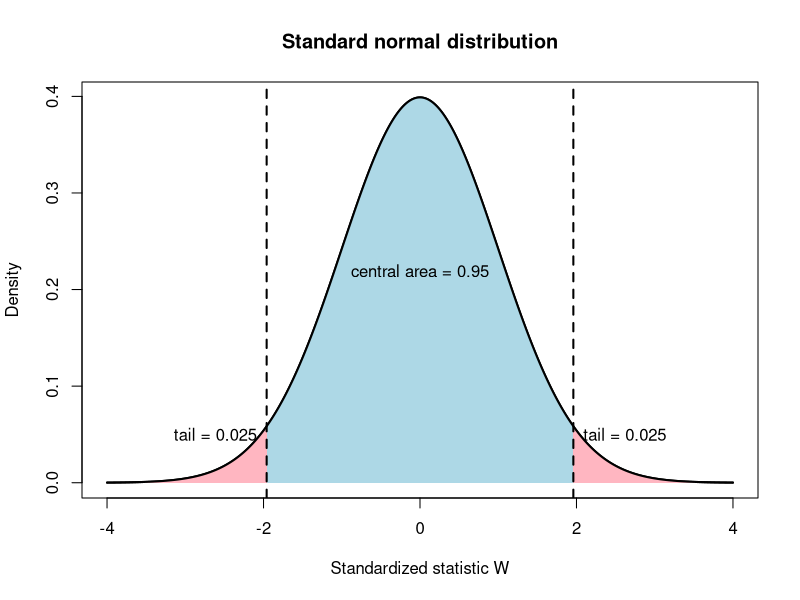
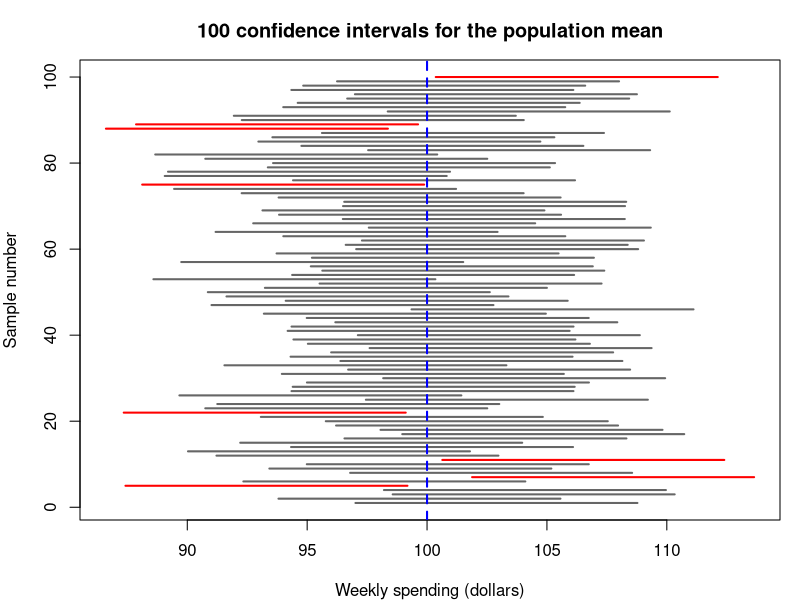

Generate these figures, in order, with R:
## ---- chunk 1
knitr::opts_chunk$set(
  echo = TRUE,
  message = FALSE,
  warning = FALSE,
  comment = "",
  collapse = TRUE,
  fig.align = "center",
  fig.width = 6.5,
  fig.height = 4,
  fig.retina = 2
)
## ---- chunk 2
# Draw a standardized distribution with a central confidence region and two tails.
plot_standardized_interval <- function(distribution = c("normal", "t"),
                                       df = NULL,
                                       confidence = 0.95,
                                       main = "") {
  # Match the requested distribution and compute the noncoverage probability.
  distribution <- match.arg(distribution)
  alpha <- 1 - confidence

  # Find the upper critical value for the requested distribution.
  critical <- if (distribution == "normal") {
    qnorm(1 - alpha / 2)
  } else {
    qt(1 - alpha / 2, df = df)
  }

  # Build a grid of x-values and evaluate the density on that grid.
  x <- if (distribution == "normal") {
    seq(-4, 4, length.out = 1000)
  } else {
    seq(-5, 5, length.out = 1000)
  }
  density <- if (distribution == "normal") dnorm(x) else dt(x, df = df)

  # Plot the density curve with labeled axes.
  plot(
    x,
    density,
    type = "l",
    lwd = 2,
    xlab = "Standardized statistic W",
    ylab = "Density",
    main = main
  )

  # Shade the lower tail.
  lower_x <- seq(min(x), -critical, length.out = 200)
  lower_y <- if (distribution == "normal") dnorm(lower_x) else dt(lower_x, df = df)
  polygon(
    c(lower_x, rev(lower_x)),
    c(rep(0, length(lower_x)), rev(lower_y)),
    col = "lightpink",
    border = NA
  )

  # Shade the upper tail.
  upper_x <- seq(critical, max(x), length.out = 200)
  upper_y <- if (distribution == "normal") dnorm(upper_x) else dt(upper_x, df = df)
  polygon(
    c(upper_x, rev(upper_x)),
    c(rep(0, length(upper_x)), rev(upper_y)),
    col = "lightpink",
    border = NA
  )

  # Shade the central confidence region.
  central_x <- seq(-critical, critical, length.out = 300)
  central_y <- if (distribution == "normal") dnorm(central_x) else dt(central_x, df = df)
  polygon(
    c(central_x, rev(central_x)),
    c(rep(0, length(central_x)), rev(central_y)),
    col = "lightblue",
    border = NA
  )

  # Redraw the density curve and mark the two critical values.
  lines(x, density, lwd = 2)
  abline(v = c(-critical, critical), lty = 2, lwd = 2)

  # Label the central area and the two tails.
  text(0, max(density) * 0.55, labels = paste0("central area = ", confidence))
  text(-critical, max(density) * 0.12, labels = paste0("tail = ", alpha / 2), pos = 2)
  text(critical, max(density) * 0.12, labels = paste0("tail = ", alpha / 2), pos = 4)
}

# Draw a standard normal distribution with a 95% central region.
plot_standardized_interval(
  distribution = "normal",
  confidence = 0.95,
  main = "Standard normal distribution"
)
## ---- chunk 3
# Set a seed so the simulation is reproducible.
set.seed(390)

# Specify the population mean and standard deviation.
mu <- 100      # true population mean used to check coverage
sigma <- 15    # population standard deviation

# Use samples of size 25 and a 95% confidence level.
n <- 25                # sample size for each simulated interval
z_star <- qnorm(0.975)  # 95% standard normal critical value

# Draw 1,000 sample means from a normal population.
sample_means <- replicate(1000, mean(rnorm(n, mean = mu, sd = sigma)))

# Compute the standard error and the margin of error.
standard_error <- sigma / sqrt(n)        # standard error of the sample mean
margin_of_error <- z_star * standard_error  # 95% margin of error

# Construct the lower and upper endpoints of each interval.
lower <- sample_means - margin_of_error  # lower endpoint for each sample
upper <- sample_means + margin_of_error  # upper endpoint for each sample

# Check which intervals contain the true population mean.
captures <- lower <= mu & mu <= upper  # logical vector of coverage results

# Report the proportion of intervals that captured mu.
mean(captures)
## ---- chunk 4
# Plot 100 of the simulated intervals as horizontal line segments.
plot_index <- 1:100  # use the first 100 simulated intervals
par(mar = c(4, 4, 3, 1))  # set the plot margins
plot(
  NA,
  xlim = range(c(lower[plot_index], upper[plot_index])),  # range of endpoints
  ylim = c(1, length(plot_index)),  # one row per interval
  xlab = "Weekly spending (dollars)",
  ylab = "Sample number",
  main = "100 confidence intervals for the population mean"
)

# Draw each interval; gray intervals capture mu and red intervals miss mu.
segments(
  lower[plot_index],
  plot_index,
  upper[plot_index],
  plot_index,
  col = ifelse(captures[plot_index], "gray40", "red"),
  lwd = 2
)

# Mark the true population mean.
abline(v = mu, col = "blue", lwd = 2, lty = 2)
